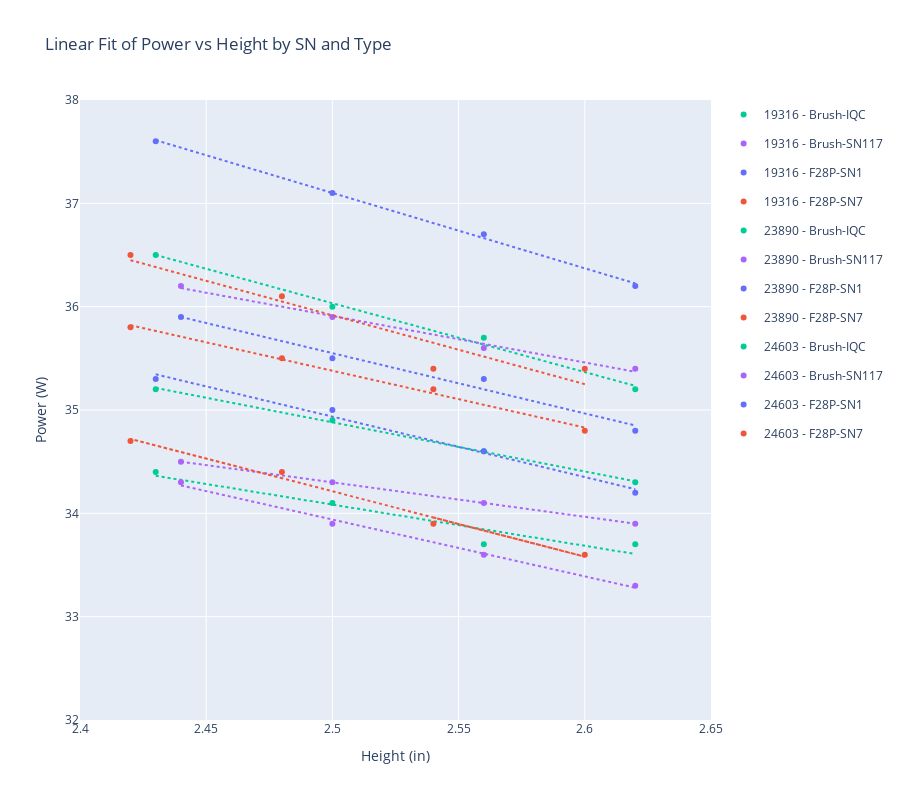

The cell this chart's notebook holds for it:
### Code cell
import pandas as pd
import numpy as np
import plotly.graph_objects as go
import plotly.express as px

# Load your CSV file
df = pd.read_csv(r'C:\work_folder\RFB2\Catheter_testing\3_catheters_all_data.csv')  # Replace with your actual file path

# Create a color map for each unique Type
unique_types = df['target'].unique()
color_map = {type_: color for type_, color in zip(unique_types, px.colors.qualitative.Plotly)}

# Create a Plotly figure
fig = go.Figure()

# Store fit parameters
fit_parameters = []

# Group data by SN and target
grouped = df.groupby(['SN', 'target'])

# Iterate through each group and plot
for (sn, target), group in grouped:
    x = group['Ht']
    y = group['Power']

    # Linear regression
    slope, intercept = np.polyfit(x, y, 1)
    fit_line = slope * x + intercept

    # Store fit parameters
    fit_parameters.append(f"{sn} - {target}: y = {slope:.4f}x + {intercept:.4f}")

    # Create a unique legend group
    legend_group = f'{sn} - {target}'
    color = color_map[target]

    # Scatter points
    fig.add_trace(go.Scatter(
        x=x, y=y,
        mode='markers',
        name=legend_group,
        marker=dict(color=color),
        legendgroup=legend_group,
        showlegend=True
    ))

    # Fitted line
    fig.add_trace(go.Scatter(
        x=x, y=fit_line,
        mode='lines',
        name=legend_group,
        line=dict(color=color, dash='dot'),
        legendgroup=legend_group,
        showlegend=False  # Avoid duplicate legend entry
    ))

# Layout settings
fig.update_layout(
    title='Linear Fit of Power vs Height by SN and Type',
    xaxis_title='Height (in)',
    yaxis_title='Power (W)',
    height=800,
    xaxis=dict(range=[2.4, 2.65]),
    yaxis=dict(range=[32, 38])

)

fig.show()

# Print fit parameters
for param in fit_parameters:
    print(param)

### Figure 1 — Plotly figure (JSON) as saved in the notebook; plotly's stock layout.template omitted (floating-point values rounded to 4 significant figures)
{"data": [{"legendgroup": "19316 - Brush-IQC", "marker": {"color": "#00CC96"}, "mode": "markers", "name": "19316 - Brush-IQC", "showlegend": true, "type": "scatter", "x": [2.43, 2.5, 2.56, 2.62], "y": [35.2, 34.9, 34.6, 34.3]}, {"legendgroup": "19316 - Brush-IQC", "line": {"color": "#00CC96", "dash": "dot"}, "mode": "lines", "name": "19316 - Brush-IQC", "showlegend": false, "type": "scatter", "x": [2.43, 2.5, 2.56, 2.62], "y": [35.21, 34.88, 34.6, 34.31]}, {"legendgroup": "19316 - Brush-SN117", "marker": {"color": "#AB63FA"}, "mode": "markers", "name": "19316 - Brush-SN117", "showlegend": true, "type": "scatter", "x": [2.44, 2.5, 2.56, 2.62], "y": [34.5, 34.3, 34.1, 33.9]}, {"legendgroup": "19316 - Brush-SN117", "line": {"color": "#AB63FA", "dash": "dot"}, "mode": "lines", "name": "19316 - Brush-SN117", "showlegend": false, "type": "scatter", "x": [2.44, 2.5, 2.56, 2.62], "y": [34.5, 34.3, 34.1, 33.9]}, {"legendgroup": "19316 - F28P-SN1", "marker": {"color": "#636EFA"}, "mode": "markers", "name": "19316 - F28P-SN1", "showlegend": true, "type": "scatter", "x": [2.44, 2.5, 2.56, 2.62], "y": [35.9, 35.5, 35.3, 34.8]}, {"legendgroup": "19316 - F28P-SN1", "line": {"color": "#636EFA", "dash": "dot"}, "mode": "lines", "name": "19316 - F28P-SN1", "showlegend": false, "type": "scatter", "x": [2.44, 2.5, 2.56, 2.62], "y": [35.9, 35.55, 35.2, 34.85]}, {"legendgroup": "19316 - F28P-SN7", "marker": {"color": "#EF553B"}, "mode": "markers", "name": "19316 - F28P-SN7", "showlegend": true, "type": "scatter", "x": [2.42, 2.48, 2.54, 2.6], "y": [35.8, 35.5, 35.2, 34.8]}, {"legendgroup": "19316 - F28P-SN7", "line": {"color": "#EF553B", "dash": "dot"}, "mode": "lines", "name": "19316 - F28P-SN7", "showlegend": false, "type": "scatter", "x": [2.42, 2.48, 2.54, 2.6], "y": [35.82, 35.49, 35.16, 34.83]}, {"legendgroup": "23890 - Brush-IQC", "marker": {"color": "#00CC96"}, "mode": "markers", "name": "23890 - Brush-IQC", "showlegend": true, "type": "scatter", "x": [2.43, 2.5, 2.56, 2.62], "y": [34.4, 34.1, 33.7, 33.7]}, {"legendgroup": "23890 - Brush-IQC", "line": {"color": "#00CC96", "dash": "dot"}, "mode": "lines", "name": "23890 - Brush-IQC", "showlegend": false, "type": "scatter", "x": [2.43, 2.5, 2.56, 2.62], "y": [34.36, 34.08, 33.85, 33.61]}, {"legendgroup": "23890 - Brush-SN117", "marker": {"color": "#AB63FA"}, "mode": "markers", "name": "23890 - Brush-SN117", "showlegend": true, "type": "scatter", "x": [2.44, 2.5, 2.56, 2.62], "y": [34.3, 33.9, 33.6, 33.3]}, {"legendgroup": "23890 - Brush-SN117", "line": {"color": "#AB63FA", "dash": "dot"}, "mode": "lines", "name": "23890 - Brush-SN117", "showlegend": false, "type": "scatter", "x": [2.44, 2.5, 2.56, 2.62], "y": [34.27, 33.94, 33.61, 33.28]}, {"legendgroup": "23890 - F28P-SN1", "marker": {"color": "#636EFA"}, "mode": "markers", "name": "23890 - F28P-SN1", "showlegend": true, "type": "scatter", "x": [2.43, 2.5, 2.56, 2.62], "y": [35.3, 35.0, 34.6, 34.2]}, {"legendgroup": "23890 - F28P-SN1", "line": {"color": "#636EFA", "dash": "dot"}, "mode": "lines", "name": "23890 - F28P-SN1", "showlegend": false, "type": "scatter", "x": [2.43, 2.5, 2.56, 2.62], "y": [35.35, 34.94, 34.58, 34.23]}, {"legendgroup": "23890 - F28P-SN7", "marker": {"color": "#EF553B"}, "mode": "markers", "name": "23890 - F28P-SN7", "showlegend": true, "type": "scatter", "x": [2.54, 2.6, 2.42, 2.48], "y": [33.9, 33.6, 34.7, 34.4]}, {"legendgroup": "23890 - F28P-SN7", "line": {"color": "#EF553B", "dash": "dot"}, "mode": "lines", "name": "23890 - F28P-SN7", "showlegend": false, "type": "scatter", "x": [2.54, 2.6, 2.42, 2.48], "y": [33.96, 33.58, 34.72, 34.34]}, {"legendgroup": "24603 - Brush-IQC", "marker": {"color": "#00CC96"}, "mode": "markers", "name": "24603 - Brush-IQC", "showlegend": true, "type": "scatter", "x": [2.43, 2.5, 2.56, 2.62], "y": [36.5, 36.0, 35.7, 35.2]}, {"legendgroup": "24603 - Brush-IQC", "line": {"color": "#00CC96", "dash": "dot"}, "mode": "lines", "name": "24603 - Brush-IQC", "showlegend": false, "type": "scatter", "x": [2.43, 2.5, 2.56, 2.62], "y": [36.5, 36.03, 35.63, 35.23]}, {"legendgroup": "24603 - Brush-SN117", "marker": {"color": "#AB63FA"}, "mode": "markers", "name": "24603 - Brush-SN117", "showlegend": true, "type": "scatter", "x": [2.44, 2.5, 2.56, 2.62], "y": [36.2, 35.9, 35.6, 35.4]}, {"legendgroup": "24603 - Brush-SN117", "line": {"color": "#AB63FA", "dash": "dot"}, "mode": "lines", "name": "24603 - Brush-SN117", "showlegend": false, "type": "scatter", "x": [2.44, 2.5, 2.56, 2.62], "y": [36.18, 35.91, 35.64, 35.37]}, {"legendgroup": "24603 - F28P-SN1", "marker": {"color": "#636EFA"}, "mode": "markers", "name": "24603 - F28P-SN1", "showlegend": true, "type": "scatter", "x": [2.43, 2.5, 2.56, 2.62], "y": [37.6, 37.1, 36.7, 36.2]}, {"legendgroup": "24603 - F28P-SN1", "line": {"color": "#636EFA", "dash": "dot"}, "mode": "lines", "name": "24603 - F28P-SN1", "showlegend": false, "type": "scatter", "x": [2.43, 2.5, 2.56, 2.62], "y": [37.61, 37.1, 36.66, 36.23]}, {"legendgroup": "24603 - F28P-SN7", "marker": {"color": "#EF553B"}, "mode": "markers", "name": "24603 - F28P-SN7", "showlegend": true, "type": "scatter", "x": [2.42, 2.48, 2.54, 2.6], "y": [36.5, 36.1, 35.4, 35.4]}, {"legendgroup": "24603 - F28P-SN7", "line": {"color": "#EF553B", "dash": "dot"}, "mode": "lines", "name": "24603 - F28P-SN7", "showlegend": false, "type": "scatter", "x": [2.42, 2.48, 2.54, 2.6], "y": [36.45, 36.05, 35.65, 35.25]}], "layout": {"height": 800, "title": {"text": "Linear Fit of Power vs Height by SN and Type"}, "xaxis": {"range": [2.4, 2.65], "title": {"text": "Height (in)"}}, "yaxis": {"range": [32, 38], "title": {"text": "Power (W)"}}}}
